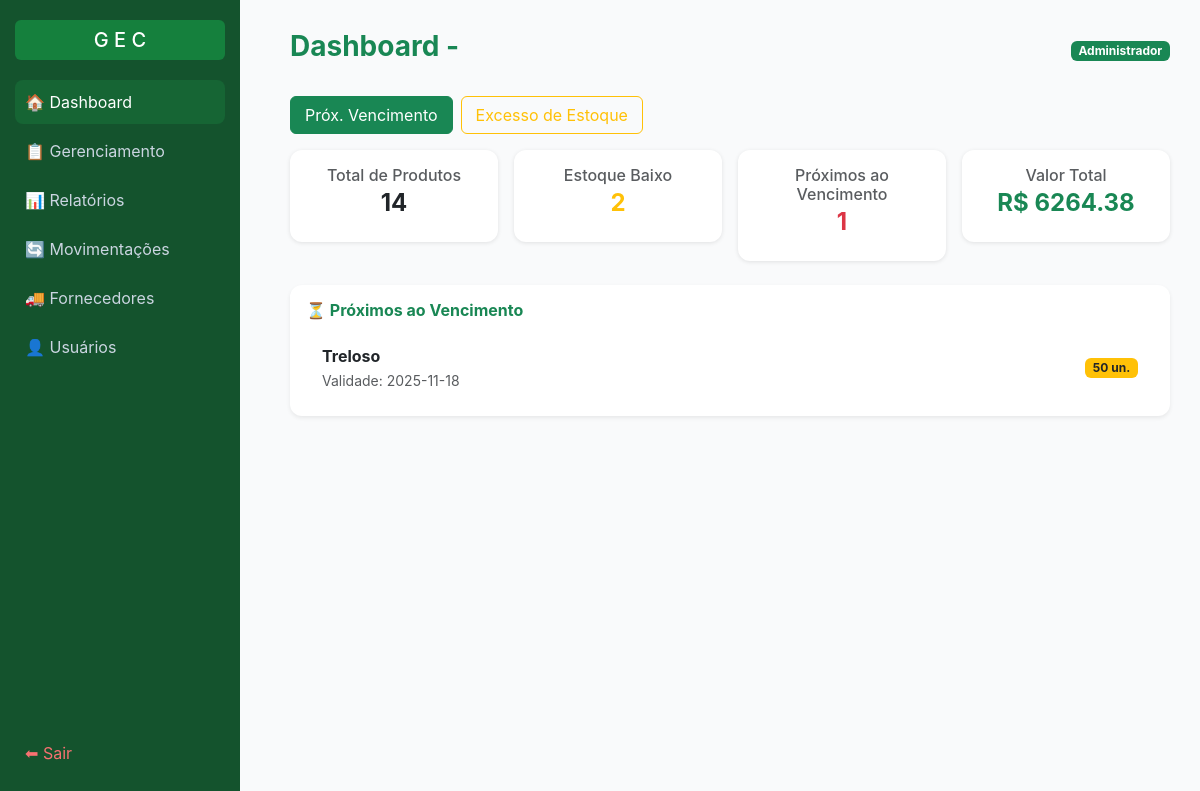
The app's page /home (signed in), older data.
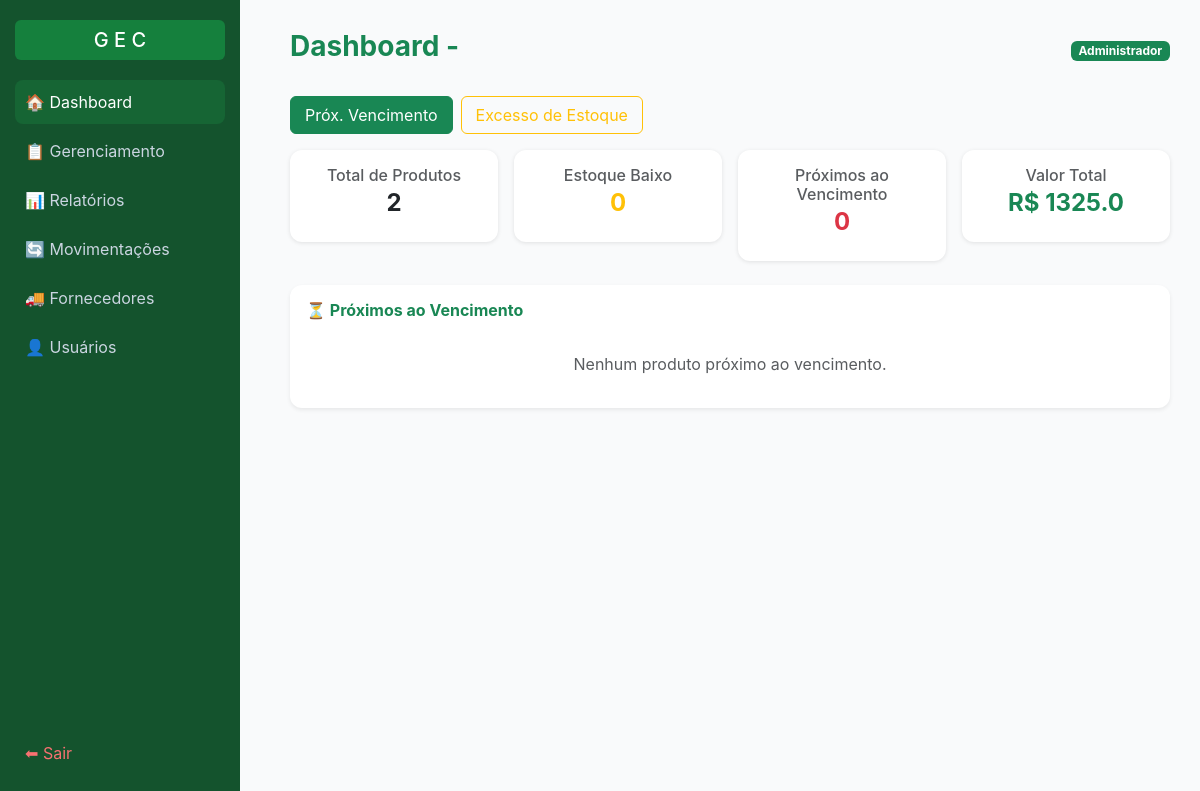
The same page, newer data.
### tables this page shows
CREATE TABLE "produtos" (
	"id"	INTEGER,
	"nome"	TEXT NOT NULL,
	"descricao"	TEXT,
	"codigo"	NUMERIC UNIQUE,
	"categoria"	TEXT,
	"preco"	REAL NOT NULL,
	"fornecedor_id"	INTEGER,
	"data_validade"	TEXT NOT NULL,
	"status_validade"	TEXT DEFAULT 'válido',
	"ativo"	INTEGER DEFAULT 1,
	PRIMARY KEY("id" AUTOINCREMENT),
	FOREIGN KEY("fornecedor_id") REFERENCES "fornecedores"("id")
);

### app.py (the view, shortened to what this page needs)
@app.route("/home", methods=["GET"])
@login_required
def home():
    atualizar_produtos()
    conn = conectar()
    cur = conn.cursor()
    total_produtos = cur.execute("""
        SELECT COUNT(*) FROM produtos WHERE ativo = 1
    """).fetchone()[0] or 0
    estoque_baixo = cur.execute("""
        SELECT p.nome, e.quantidade
        FROM estoque e
        LEFT JOIN produtos p ON e.produto_id = p.id
        WHERE e.quantidade <= 5 AND p.ativo = 1
        ORDER BY e.quantidade ASC
    """).fetchall()
    mais_vendidos = cur.execute("""
        SELECT p.nome, SUM(m.quantidade) AS total_vendido
        FROM movimentacoes m
        JOIN produtos p ON m.produto_id = p.id
        WHERE m.tipo = 'saida'
        GROUP BY p.id
        ORDER BY total_vendido DESC
        LIMIT 5
    """).fetchall()
    quase_vencidos = cur.execute("""
        SELECT COUNT(*)
        FROM produtos
        WHERE status_validade = 'próximo do vencimento' and ativo=1;
    """).fetchone()[0]
    valor_total = cur.execute("""
        SELECT SUM(p.preco * e.quantidade)
        FROM produtos p
        JOIN estoque e ON p.id = e.produto_id
        WHERE p.ativo = 1
    """).fetchone()[0] or 0
    modo = request.args.get("view", "venc")
    proximosVencimento = None
    excessos = None
    if modo == "venc":
        proximosVencimento = cur.execute("""
            SELECT nome, data_validade, (
                SELECT quantidade FROM estoque WHERE produto_id = produtos.id
            ) AS quantidade
            FROM produtos
            WHERE ativo = 1 AND status_validade = 'próximo do vencimento'
            ORDER BY data_validade ASC
            LIMIT 5
        """).fetchall()
    conn.close()
    return render_template(
        "inicio/home.html",
        total_produtos=total_produtos,
        estoque_baixo=estoque_baixo,
        proximosVencimento=proximosVencimento,
        excessos=excessos,
        modo=modo,
        quase_vencidos=quase_vencidos,
        valor_total=float(valor_total),
        mais_vendidos=mais_vendidos
    )

### app.py (called while the page is built)
def login_required(f):
    @wraps(f)
    def wrapper(*args, **kwargs):
        if not session.get("usuario"):
            flash("Faça login primeiro!")
            return redirect(url_for("login"))
        return f(*args, **kwargs)
    return wrapper

def atualizar_produtos():
    conn = conectar()
    cur = conn.cursor()
    from datetime import datetime, timedelta
    hoje = datetime.now().date()
    limite_alerta = hoje + timedelta(days=7)
    cur.execute("""
        UPDATE produtos
        SET status_validade = 'vencido'
        WHERE date(data_validade) < date(?) AND ativo=1
    """, (hoje,))
    cur.execute("""
        UPDATE produtos
        SET status_validade = 'próximo do vencimento'
        WHERE date(data_validade) BETWEEN date(?) AND date(?) AND ativo=1
    """, (hoje, limite_alerta))
    cur.execute("""
        UPDATE produtos
        SET status_validade = 'válido'
        WHERE date(data_validade) > date(?) AND ativo=1
    """, (limite_alerta,))
    conn.commit()
    conn.close()

### data/db.py (called while the page is built)
def conectar():
    return sqlite3.connect("data/estoque.db")

### templates/inicio/home.html (shortened to what this page needs)
<!DOCTYPE html>
<html lang="pt-BR">
<head>
  <link href="https://cdn.jsdelivr.net/npm/bootstrap@5.3.0/dist/css/bootstrap.min.css" rel="stylesheet">
</head>
<body>
 <div class="sidebar">
    <div>
      <h5>G E C</h5>
      <a href="{{ url_for('home') }}" class="active">🏠 Dashboard</a>
      <a href="{{ url_for('gerenciamento') }}">📋 Gerenciamento</a>
      <a href="{{ url_for('relatorios') }}">📊 Relatórios</a>
      <a href="{{ url_for('movimentacao') }}">🔄 Movimentações</a>
      {% if session.perfil == "admin" %}
      <a href="{{ url_for('listar_forn') }}">🚚 Fornecedores</a>
      <a href="{{ url_for('listar_usuarios') }}">👤 Usuários</a>
      {% endif %}
    </div>
    <div>
      <a href="{{ url_for('login') }}" class="logout" style="color: #f87171;">⬅ Sair</a>
    </div>
  </div>
  <div class="content">
    <div class="d-flex justify-content-between align-items-center mb-4">
      <h3 class="fw-bold text-success">Dashboard - {{ session.empresa }}</h3>
      {% if session.perfil == "admin" %}
        <span class="badge bg-success">Administrador</span>
      {% else %}
        <span class="badge bg-primary">Operador</span>
      {% endif %}
    </div>
    <div class="mb-3 d-flex gap-2">
      <a href="/home?view=venc" class="btn view-btn {% if modo == 'venc' %}btn-success{% else %}btn-outline-success{% endif %}">
        Próx. Vencimento
      </a>
      <a href="/home?view=excesso" class="btn view-btn {% if modo == 'excesso' %}btn-warning{% else %}btn-outline-warning{% endif %}">
        Excesso de Estoque
      </a>
    </div>
    <div class="row g-3 mb-4" id="cards">
      <div class="col-md-3">
        <div class="card p-3">
          <h6 class="text-muted mb-1">Total de Produtos</h6>
          <h4 class="fw-bold text-center">{{ total_produtos }}</h4>
        </div>
      </div>
      <div class="col-md-3">
        <div class="card p-3">
          <h6 class="text-muted mb-1">Estoque Baixo</h6>
          <h4 class="fw-bold text-warning text-center">{{ estoque_baixo|length }}</h4>
        </div>
      </div>
      <div class="col-md-3">
        <div class="card p-3">
          <h6 class="text-muted mb-1">Próximos ao Vencimento</h6>
          <h4 class="fw-bold text-danger text-center">{{ quase_vencidos }}</h4>
        </div>
      </div>
      <div class="col-md-3">
        <div class="card p-3">
          <h6 class="text-muted mb-1 text-center">Valor Total</h6>
          <h4 class="fw-bold text-success text-center">R$ {{ valor_total }}</h4>
        </div>
      </div>
    </div>
    {% if modo == 'venc' %}
    <div class="card p-3 shadow-sm">
      <h6 class="section-title fw-bold text-success mb-3">⏳ Próximos ao Vencimento</h6>
      {% if proximosVencimento %}
      <ul class="list-group list-group-flush">
        {% for p in proximosVencimento %}
        <li class="list-group-item d-flex justify-content-between align-items-center">
          <div>
            <strong>{{ p[0] }}</strong><br>
            <small class="text-muted">Validade: {{ p[1] }}</small>
          </div>
          <span class="badge bg-warning text-dark">{{ p[2] }} un.</span>
        </li>
        {% endfor %}
      </ul>
      {% else %}
      <p class="text-center text-muted my-3">Nenhum produto próximo ao vencimento.</p>
      {% endif %}
    </div>
    {% endif %}
  </div>
</body>
</html>

Row changes from the older to the newer data that the page shows:
removed produtos: nome "Treloso", data_validade "2025-11-18", p "50"
Text that changed along with them:
{{ total_produtos }}: "14" → "2"
{{ estoque_baixo|length }}: "2" → "0"
{{ quase_vencidos }}: "1" → "0"
{{ valor_total }}: "6264.38" → "1325.0"
text now shown: "Nenhum produto próximo ao vencimento."
